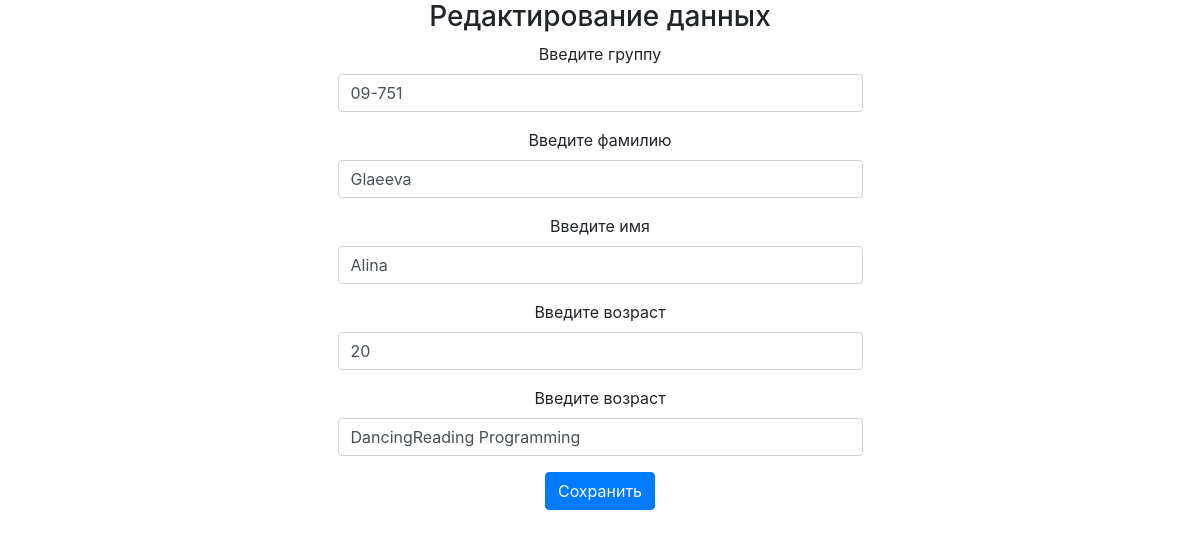
Page /students/edit/1/ on the committed database.
### firstapp/models.py (models this page shows, shortened)
class Students(models.Model):
    group = models.CharField(max_length=10)
    lastname = models.CharField(max_length=50)
    name = models.CharField(max_length=50)
    age = models.IntegerField()
    interests = models.TextField()

### firstapp/views.py (the view)
# urls.py: path('students/edit/<id>/', views.edit, name='edit'),
def edit(request, id):
    try:
        student = Students.objects.get(id=id)
        if request.method == "POST":
            student.group = request.POST.get("group")
            student.lastname = request.POST.get("lastname")
            student.name = request.POST.get("name")
            student.age = request.POST.get("age")
            student.interests = request.POST.get("interests")
            student.save()
            return HttpResponseRedirect("/students/")
        else:
            return render(request, "firstapp/edit.html", {"student": student})
    except Students.DoesNotExist:
        return HttpResponseNotFound("<h2>Person not found</h2>")

### firstapp/templates/firstapp/edit.html (shortened to what this page needs)
<!DOCTYPE html>
<html>
<head>
    <link rel="stylesheet" href="https://stackpath.bootstrapcdn.com/bootstrap/4.3.1/css/bootstrap.min.css"
>
</head>
<body class="container">
<div id="container" class="container">
    <div class="row">
        <div class="col-sm-6 offset-sm-3 text-center">
            <h3 class="display-5">Редактирование данных</h3>
            <div class="info-form">
                <form method="POST">
                       <div class="form-group">
                        <label>Введите группу</label><br>
                        <input class="form-control" type="text" name="group" value="{{student.group}}"/>
                   </div>
                       <div class="form-group">
                        <label>Введите фамилию</label><br>
                        <input class="form-control" type="text" name="lastname" value="{{student.lastname}}"/>
                    </div>
                      <div class="form-group">
                        <label>Введите имя</label><br>
                        <input class="form-control" type="text" name="name" value="{{student.name}}"/>
                   </div>
                       <div class="form-group">
                        <label>Введите возраст</label><br>
                        <input class="form-control" type="number" name="age" value="{{student.age}}"/>
                    </div>
                      <div class="form-group">
                        <label>Введите возраст</label><br>
                        <input class="form-control" type="text" name="interests" value="{{student.interests}}"/>
                    </div>
                    <input type="submit" class="btn btn-primary" value="Сохранить">
                </form>
            </div>
        </div>
    </div>
</div>
</body>
</html>

### rows in the picture
Students: group "09-751", lastname "Glaeeva", name "Alina", age "20", interests "DancingReading Programming"
